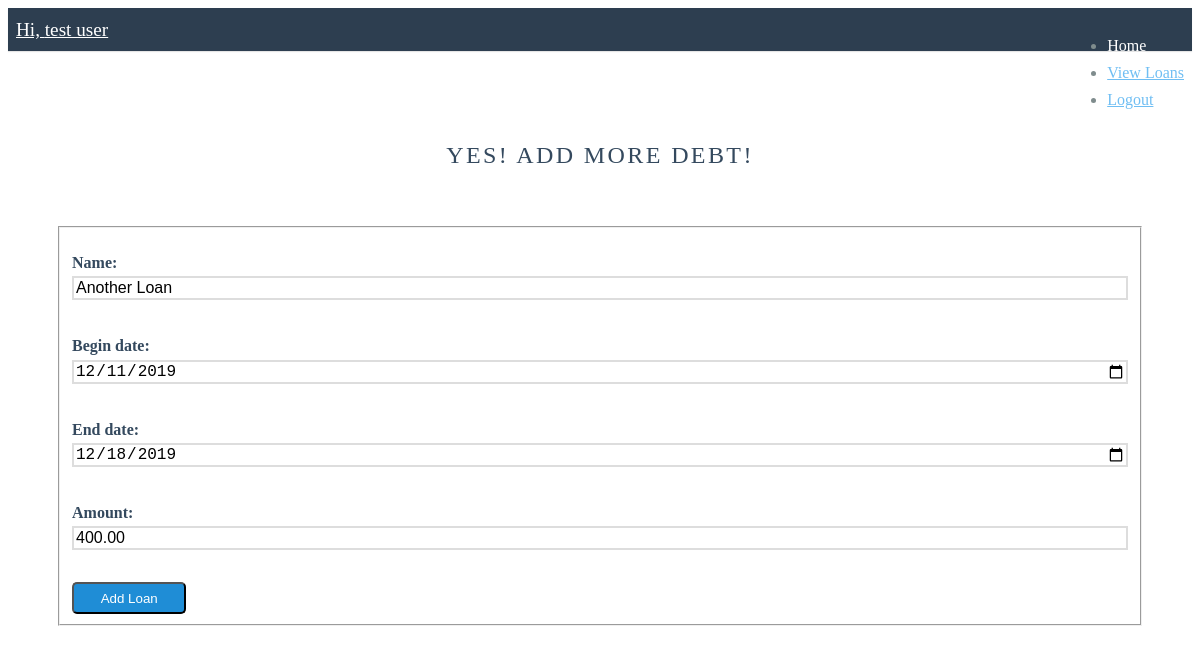
The page /budget/loanview/5/edit/ (signed in) on the database its author committed.
### budget/models.py (models this page shows)
class Loan(models.Model):
    name = models.CharField(max_length=50)
    begin_date = models.DateTimeField('begin date')
    end_date = models.DateTimeField('end date')
    amount = models.DecimalField(max_digits=20, decimal_places=2)
    user_id = models.ForeignKey(User, on_delete=models.CASCADE)

### budget/views.py (the view)
# urls.py: path('loanview/<int:pk>/edit/', views.loanedit, name='loanedit'),
def loanedit(request, pk):
    loan = Loan.objects.get(pk=pk)
    if request.method == 'POST':
        form = LoanForm(request.POST, instance=loan)
        if form.is_valid():
            post = form.save(commit=False)
            user = User.objects.get(pk=1)
            post.user_id = user
            post.save()
            return redirect('loanview')
    else:
        form = LoanForm(instance=loan)
    return render(request, 'budget/addloan.html', {'form':form})

### budget/forms.py
class LoanForm(forms.ModelForm):
    class Meta:
        model = Loan
        fields = ('name', 'begin_date', 'end_date', 'amount')
        widgets = {
            'begin_date': DateInput(),
            'end_date': DateInput(),
        }

### budget/templates/budget/addloan.html (shortened to what this page needs)
{% load static %}
<html>
  <head>
    <link rel="stylesheet" href="https://unpkg.com/purecss@1.0.1/build/pure-min.css">
    <link href="{% static 'css/marketing.css' %}" rel="stylesheet" />
  </head>
  <body>
    <div class="header">
      <div class="home-menu pure-menu pure-menu-horizontal pure-menu-fixed">
        <a class="pure-menu-heading" href="">Hi, {{ request.session.name }}</a>
        <ul class="pure-menu-list">
            <li class="pure-menu-item pure-menu-selected"><a href="" class="pure-menu-link">Home</a></li>
            <li class="pure-menu-item"><a href="loanview" class="pure-menu-link">View Loans</a></li>
            <li class="pure-menu-item"><a class="pure-menu-link" href="logout"> Logout <a/></li>
        </ul>
      </div>
    </div>
    <br>
    <div class="content">
            <h2 class="content-head is-center">Yes! Add more debt!</h2>
    <div class="pure-g">
    <div class="l-box-lrg pure-u-1 pure-u-md-2-5">
    <form method="POST" class="pure-form pure-form-stacked">
      <fieldset>
      {{ form.as_p }}
      <button type="submit" class="pure-button" >Add Loan</button>
    </fieldset>
    </form>
    </div>
    </div>
    </div>
  </body>
</html>

### budget/static/css/marketing.css (style rules this page uses)
* { -webkit-box-sizing: border-box; -moz-box-sizing: border-box; box-sizing: border-box; }
body { line-height: 1.7em; color: #7f8c8d; font-size: 13px; }
h1, h2, h3, h4, h5, h6, label { color: #34495e; }
.l-box-lrg { padding: 2em; border-bottom: 1px solid rgba(0,0,0,0.1); }
.is-center { text-align: center; }
.pure-form label { margin: 1em 0 0; font-weight: bold; font-size: 100%; }
.pure-form input[type] { border: 2px solid #ddd; box-shadow: none; font-size: 100%; width: 100%; margin-bottom: 1em; }
.pure-button { background-color: #1f8dd6; color: white; padding: 0.5em 2em; border-radius: 5px; }
.home-menu { padding: 0.5em; text-align: center; box-shadow: 0 1px 1px rgba(0,0,0, 0.10); }
.home-menu { background: #2d3e50; }
.pure-menu.pure-menu-fixed { border-bottom: none; z-index: 4; }
.home-menu .pure-menu-heading { color: white; font-weight: 400; font-size: 120%; }
.home-menu .pure-menu-selected a { color: white; }
.home-menu a { color: #6FBEF3; }
.content { padding: 1em 1em 3em; }
.content-head { font-weight: 400; text-transform: uppercase; letter-spacing: 0.1em; margin: 2em 0 1em; }
@media (min-width: 48em) { body { font-size: 16px; } }
@media (min-width: 48em) { .home-menu { text-align: left; } }
@media (min-width: 48em) { .home-menu ul { float: right; } }
@media (min-width: 48em) { .l-box-lrg { border: none; } }

### rows shown on the page
Loan: name "Another Loan", begin_date "12/11/2019", end_date "12/18/2019", amount "400.00"

### other values the page prints
{{ request.session.name }} "test user"
